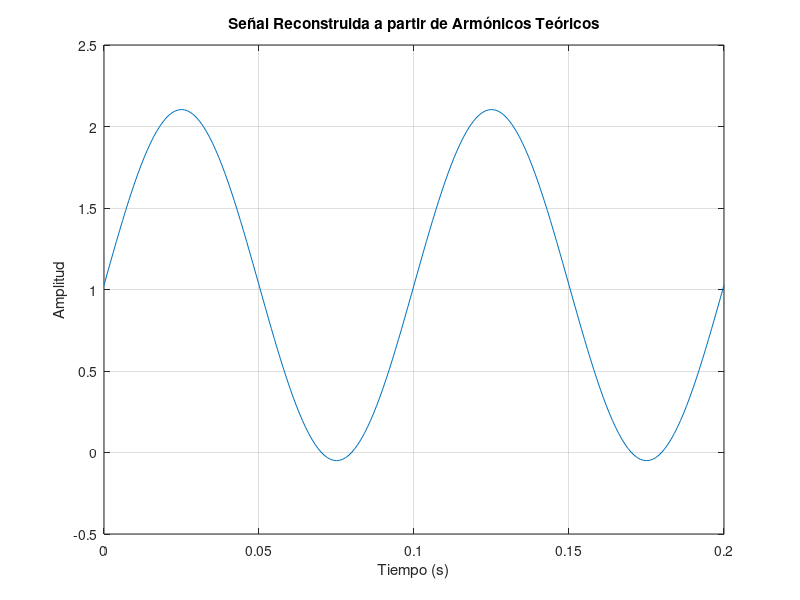

The MATLAB source for this figure:
% Definir parámetros de la señal
T = 0.1; % Periodo de la señal (en segundos)
f = 1/T; % Frecuencia fundamental (en Hz)

% Amplitudes de los armónicos proporcionados
A1 = 1.077; % Amplitud del armónico 1
A5 = 0;     % Amplitud del armónico 5
A7 = 0;     % Amplitud del armónico 7
A9 = 0;     % Amplitud del armónico 9
A11 = 0;    % Amplitud del armónico 11

% Componente de corriente continua (DC)
DC = 1.027;

% Definir el tiempo
t = 0:T/100:2*T; % 2 períodos de la señal con 100 muestras por período

% Reconstrucción de la señal a partir de los armónicos
V1 = A1 * sin(2 * pi * f * t);      % Primer armónico (fundamental)
V5 = A5 * sin(2 * pi * 5 * f * t);  % Quinto armónico
V7 = A7 * sin(2 * pi * 7 * f * t);  % Séptimo armónico
V9 = A9 * sin(2 * pi * 9 * f * t);  % Noveno armónico
V11 = A11 * sin(2 * pi * 11 * f * t);% Undécimo armónico

% Señal reconstruida sumando todos los armónicos y el componente DC
VT = V1  + V5 + V7 + V9 + V11 + DC;

% Graficar la señal reconstruida
figure;
plot(t, VT);
title('Señal Reconstruida a partir de Armónicos Teóricos');
xlabel('Tiempo (s)');
ylabel('Amplitud');
grid on;
